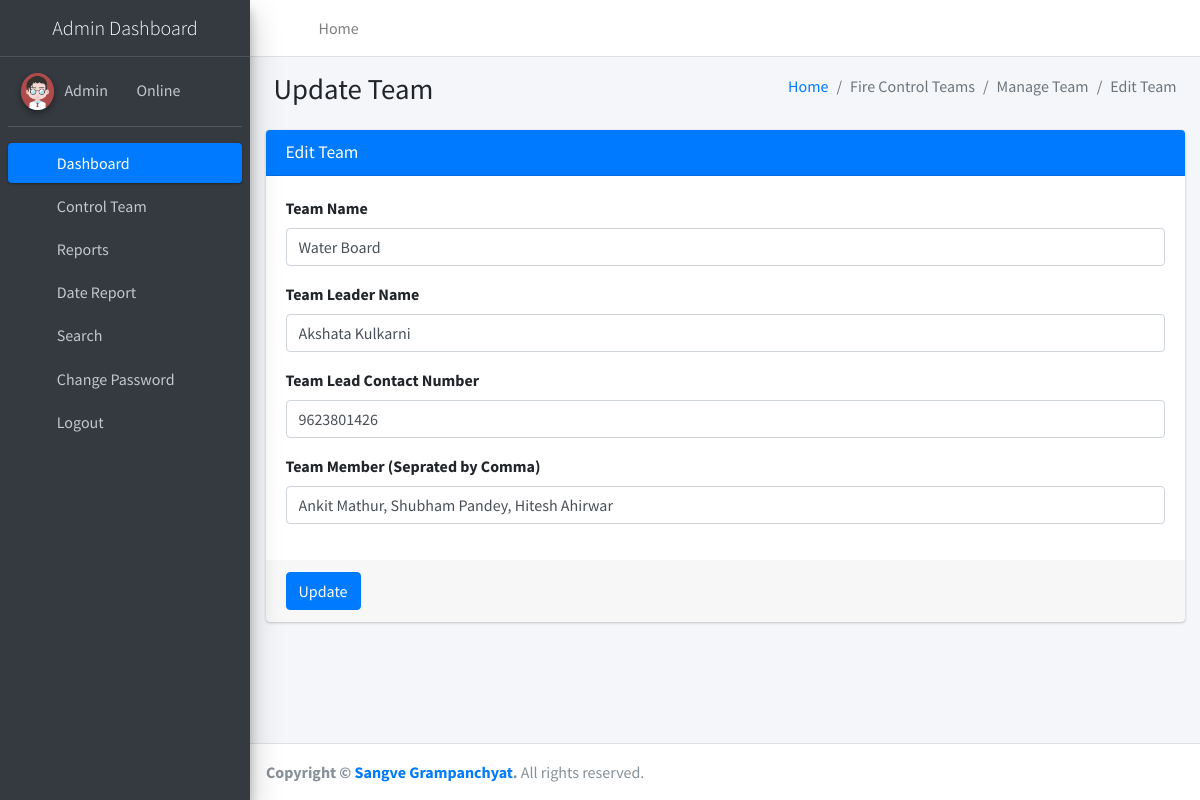
/editTeam/1 (signed in), run on the app's committed database.
### firereport/models.py (models this page shows, shortened)
class Teams(models.Model):
    teamName = models.CharField(max_length=200, null=True)
    teamLeaderName = models.CharField(max_length=250, null=True)
    teamLeadMobno = models.CharField(max_length=15, null=True)
    teamMembers = models.CharField(max_length=300, null=True)
    postingDate = models.DateTimeField(auto_now_add=True)

### firereport/views.py (the view, shortened to what this page needs)
# urls.py: path('editTeam/<int:pid>', editTeam, name='editTeam'),
def editTeam(request,pid):
    if not request.user.is_authenticated:
        return redirect('admin_login')
    teams = Teams.objects.get(id=pid)
    error =""
    return render(request, 'admin/editTeam.html', locals())

### firereport/templates/admin/editTeam.html (shortened to what this page needs)
{% extends 'adminNavbar.html' %}
{% block main %}
{% load static %}
<section class="content">
    <div class="content-header">
        <div class="container-fluid">
            <div class="row mb-2">
                <div class="col-sm-6">
                    <h1 class="m-0">Update Team</h1>
                </div>
                <div class="col-sm-6">
                    <ol class="breadcrumb float-sm-right">
                        <li class="breadcrumb-item"><a href="{% url 'dashboard' %}">Home</a></li>
                        <li class="breadcrumb-item active">Fire Control Teams</li>
                        <li class="breadcrumb-item active">Manage Team</li>
                        <li class="breadcrumb-item active">Edit Team</li>
                    </ol>
                </div>
            </div>
        </div>
    </div>
    <div class="container-fluid">
        <div class="row">
            <div class="col-md-12">
                <div class="card card-primary">
                    <div class="card-header">
                        <h3 class="card-title">Edit Team</h3>
                    </div>
                    <form method="post">
                        <div class="card-body">
                            <div class="form-group">
                                <label>Team Name</label>
                                <input type="text" name="teamName" class="form-control" value="{{teams.teamName}}">
                            </div>
                            <div class="form-group">
                                <label>Team Leader Name</label>
                                <input type="text" name="teamLeaderName" class="form-control" value="{{teams.teamLeaderName}}">
                            </div>
                            <div class="form-group">
                                <label>Team Lead Contact Number</label>
                                <input type="text" name="teamLeadMobno" class="form-control" maxlength="10" value="{{teams.teamLeadMobno}}">
                            </div>
                            <div class="form-group">
                                <label>Team Member (Seprated by Comma)</label>
                                <input type="text" name="teamMembers" class="form-control" value="{{teams.teamMembers}}">
                            </div>
                        </div>
                        <div class="card-footer">
                            <button type="submit" class="btn btn-primary">Update</button>
                        </div>
                    </form>
                </div>
            </div>
        </div>
    </div>
    </div>
{% endblock %}

### data on the page
Teams: teamName "Water Board", teamLeaderName "Akshata Kulkarni", teamLeadMobno "9623801426", teamMembers "Ankit Mathur, Shubham Pandey, Hitesh Ahirwar"
